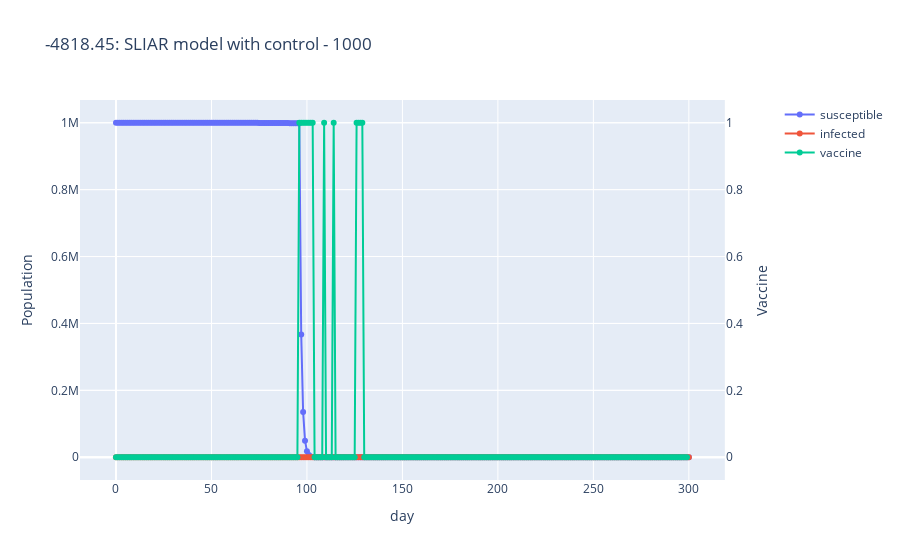

The notebook cell this image was saved under:
### Code cell
# Create figure with secondary y-axis
fig = make_subplots(specs=[[{"secondary_y": True}]])
# Add traces
fig.add_trace(
    go.Scatter(x=list(range(max_t+1)), y=states2[:,0].flatten(), name="susceptible",
        mode='lines+markers'),
    secondary_y=False,
)
fig.add_trace(
    go.Scatter(x=list(range(max_t+1)), y=states2[:,1].flatten(), name="infected",
        mode='lines+markers'),
    secondary_y=False,
)
fig.add_trace(
    go.Scatter(x=list(range(max_t+1)), y=actions2, name="vaccine",
        mode='lines+markers'),
    secondary_y=True,
)
# Add figure title
fig.update_layout(
    title_text=f'{reward_sum:.2f}: SLIAR model with control - 1000'
)
# Set x-axis title
fig.update_xaxes(title_text="day")
# Set y-axes titles
fig.update_yaxes(title_text="Population", secondary_y=False)
fig.update_yaxes(title_text="Vaccine", secondary_y=True)

### Figure 1 — Plotly figure (JSON) as saved in the notebook; plotly's stock layout.template omitted (floating-point values rounded to 4 significant figures; data arrays with more than 128 entries replaced by an {"elided": "..."} marker saying what was removed)
{"data": [{"mode": "lines+markers", "name": "susceptible", "type": "scatter", "x": {"elided": "301 int values"}, "xaxis": "x", "y": {"elided": "301 float values"}, "yaxis": "y"}, {"mode": "lines+markers", "name": "infected", "type": "scatter", "x": {"elided": "301 int values"}, "xaxis": "x", "y": {"elided": "301 float values"}, "yaxis": "y"}, {"mode": "lines+markers", "name": "vaccine", "type": "scatter", "x": {"elided": "301 int values"}, "xaxis": "x", "y": {"elided": "300 int values"}, "yaxis": "y2"}], "layout": {"title": {"text": "-4818.45: SLIAR model with control - 1000"}, "xaxis": {"anchor": "y", "domain": [0, 0.94], "title": {"text": "day"}}, "yaxis": {"anchor": "x", "domain": [0, 1], "title": {"text": "Population"}}, "yaxis2": {"anchor": "x", "overlaying": "y", "side": "right", "title": {"text": "Vaccine"}}}}
